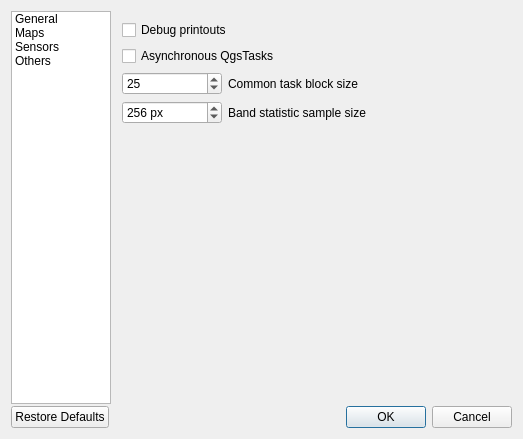
<?xml version="1.0" encoding="UTF-8"?>
<ui version="4.0">
 <class>Dialog</class>
 <widget class="QDialog" name="Dialog">
  <property name="geometry">
   <rect>
    <x>0</x>
    <y>0</y>
    <width>523</width>
    <height>439</height>
   </rect>
  </property>
  <property name="windowTitle">
   <string notr="true">Settings</string>
  </property>
  <property name="whatsThis">
   <string/>
  </property>
  <layout class="QVBoxLayout" name="verticalLayout">
   <property name="spacing">
    <number>2</number>
   </property>
   <item>
    <layout class="QHBoxLayout" name="horizontalLayout">
     <property name="spacing">
      <number>2</number>
     </property>
     <property name="topMargin">
      <number>0</number>
     </property>
     <item>
      <widget class="QListWidget" name="listWidget">
       <property name="maximumSize">
        <size>
         <width>100</width>
         <height>16777215</height>
        </size>
       </property>
       <item>
        <property name="text">
         <string>General</string>
        </property>
       </item>
       <item>
        <property name="text">
         <string>Maps</string>
        </property>
       </item>
       <item>
        <property name="text">
         <string>Sensors</string>
        </property>
       </item>
       <item>
        <property name="text">
         <string>Others</string>
        </property>
       </item>
      </widget>
     </item>
     <item>
      <widget class="QStackedWidget" name="stackedWidget">
       <property name="currentIndex">
        <number>3</number>
       </property>
       <widget class="QWidget" name="pageGeneral">
        <layout class="QVBoxLayout" name="verticalLayout_3">
         <property name="spacing">
          <number>2</number>
         </property>
         <property name="leftMargin">
          <number>2</number>
         </property>
         <property name="topMargin">
          <number>2</number>
         </property>
         <property name="rightMargin">
          <number>2</number>
         </property>
         <property name="bottomMargin">
          <number>2</number>
         </property>
         <item>
          <widget class="QScrollArea" name="scrollArea">
           <property name="widgetResizable">
            <bool>true</bool>
           </property>
           <widget class="QWidget" name="scrollAreaWidgetContents">
            <property name="geometry">
             <rect>
              <x>0</x>
              <y>0</y>
              <width>474</width>
              <height>380</height>
             </rect>
            </property>
            <layout class="QVBoxLayout" name="verticalLayout_5">
             <item>
              <widget class="QgsCollapsibleGroupBox" name="mGroupBox">
               <property name="minimumSize">
                <size>
                 <width>0</width>
                 <height>100</height>
                </size>
               </property>
               <property name="title">
                <string>Directories</string>
               </property>
               <layout class="QFormLayout" name="formLayout">
                <item row="0" column="0">
                 <widget class="QLabel" name="label_6">
                  <property name="text">
                   <string>Screenshots</string>
                  </property>
                 </widget>
                </item>
                <item row="0" column="1">
                 <widget class="QgsFileWidget" name="mFileWidgetScreenshots">
                  <property name="fileWidgetButtonVisible">
                   <bool>true</bool>
                  </property>
                 </widget>
                </item>
                <item row="1" column="0">
                 <widget class="QLabel" name="label_7">
                  <property name="text">
                   <string>Raster Sources</string>
                  </property>
                 </widget>
                </item>
                <item row="1" column="1">
                 <widget class="QgsFileWidget" name="mFileWidgetRasterSources"/>
                </item>
                <item row="2" column="0">
                 <widget class="QLabel" name="label_8">
                  <property name="text">
                   <string>Vector Sources</string>
                  </property>
                 </widget>
                </item>
                <item row="2" column="1">
                 <widget class="QgsFileWidget" name="mFileWidgetVectorSources"/>
                </item>
               </layout>
              </widget>
             </item>
             <item>
              <widget class="QgsCollapsibleGroupBox" name="mGroupBox_2">
               <property name="minimumSize">
                <size>
                 <width>0</width>
                 <height>0</height>
                </size>
               </property>
               <property name="title">
                <string>Data Loading</string>
               </property>
               <layout class="QFormLayout" name="formLayout_2">
                <item row="0" column="0">
                 <widget class="QLabel" name="label">
                  <property name="text">
                   <string>Date-Time Precission</string>
                  </property>
                 </widget>
                </item>
                <item row="0" column="1">
                 <widget class="QComboBox" name="cbDateTimePrecission">
                  <property name="toolTip">
                   <string>Defines the accuracy with which source images of same sensor but different time stamps are combined into the same image group.</string>
                  </property>
                  <property name="whatsThis">
                   <string>Selects the precission used to extract time stamps from raster meta data.</string>
                  </property>
                 </widget>
                </item>
                <item row="1" column="0">
                 <widget class="QLabel" name="label_10">
                  <property name="text">
                   <string>Sensor/Product Matching</string>
                  </property>
                 </widget>
                </item>
                <item row="1" column="1">
                 <widget class="QCheckBox" name="cbSensorMatchingPxDims">
                  <property name="enabled">
                   <bool>false</bool>
                  </property>
                  <property name="text">
                   <string>Pixel Dimensions</string>
                  </property>
                  <property name="checkable">
                   <bool>true</bool>
                  </property>
                  <property name="checked">
                   <bool>true</bool>
                  </property>
                 </widget>
                </item>
                <item row="2" column="1">
                 <widget class="QCheckBox" name="cbSensorMatchingWavelength">
                  <property name="text">
                   <string>Wavelength</string>
                  </property>
                 </widget>
                </item>
                <item row="3" column="1">
                 <widget class="QCheckBox" name="cbSensorMatchingSensorName">
                  <property name="text">
                   <string>Sensor Name</string>
                  </property>
                 </widget>
                </item>
               </layout>
              </widget>
             </item>
             <item>
              <spacer name="verticalSpacer">
               <property name="orientation">
                <enum>Qt::Vertical</enum>
               </property>
               <property name="sizeHint" stdset="0">
                <size>
                 <width>50</width>
                 <height>72</height>
                </size>
               </property>
              </spacer>
             </item>
            </layout>
           </widget>
          </widget>
         </item>
        </layout>
       </widget>
       <widget class="QWidget" name="pageMaps">
        <layout class="QFormLayout" name="formLayout_4">
         <property name="horizontalSpacing">
          <number>2</number>
         </property>
         <property name="verticalSpacing">
          <number>2</number>
         </property>
         <property name="leftMargin">
          <number>2</number>
         </property>
         <property name="topMargin">
          <number>2</number>
         </property>
         <property name="rightMargin">
          <number>2</number>
         </property>
         <property name="bottomMargin">
          <number>2</number>
         </property>
         <item row="0" column="0">
          <widget class="QLabel" name="label_3">
           <property name="text">
            <string>Canvas Size</string>
           </property>
          </widget>
         </item>
         <item row="0" column="1">
          <layout class="QHBoxLayout" name="horizontalLayout_2">
           <property name="spacing">
            <number>2</number>
           </property>
           <property name="topMargin">
            <number>0</number>
           </property>
           <item>
            <widget class="QLabel" name="label_4">
             <property name="text">
              <string>width</string>
             </property>
            </widget>
           </item>
           <item>
            <widget class="QSpinBox" name="sbMapSizeX">
             <property name="suffix">
              <string>px</string>
             </property>
             <property name="minimum">
              <number>10</number>
             </property>
             <property name="maximum">
              <number>999999</number>
             </property>
             <property name="singleStep">
              <number>25</number>
             </property>
             <property name="value">
              <number>300</number>
             </property>
            </widget>
           </item>
           <item>
            <widget class="QLabel" name="label_5">
             <property name="text">
              <string>height</string>
             </property>
            </widget>
           </item>
           <item>
            <widget class="QSpinBox" name="sbMapSizeY">
             <property name="suffix">
              <string>px</string>
             </property>
             <property name="minimum">
              <number>10</number>
             </property>
             <property name="maximum">
              <number>999999</number>
             </property>
             <property name="singleStep">
              <number>25</number>
             </property>
             <property name="value">
              <number>300</number>
             </property>
            </widget>
           </item>
           <item>
            <spacer name="horizontalSpacer">
             <property name="orientation">
              <enum>Qt::Horizontal</enum>
             </property>
             <property name="sizeHint" stdset="0">
              <size>
               <width>40</width>
               <height>20</height>
              </size>
             </property>
            </spacer>
           </item>
          </layout>
         </item>
         <item row="1" column="0">
          <widget class="QLabel" name="label_9">
           <property name="text">
            <string>Background</string>
           </property>
          </widget>
         </item>
         <item row="1" column="1">
          <widget class="QgsColorButton" name="mCanvasColorButton">
           <property name="maximumSize">
            <size>
             <width>75</width>
             <height>16777215</height>
            </size>
           </property>
          </widget>
         </item>
         <item row="2" column="0">
          <widget class="QLabel" name="label_11">
           <property name="text">
            <string>Text</string>
           </property>
          </widget>
         </item>
         <item row="2" column="1">
          <widget class="QgsFontButton" name="mMapTextFormatButton">
           <property name="styleSheet">
            <string notr="true">);</string>
           </property>
          </widget>
         </item>
         <item row="3" column="0">
          <widget class="QLabel" name="label_2">
           <property name="text">
            <string>Update intervall</string>
           </property>
          </widget>
         </item>
         <item row="3" column="1">
          <widget class="QSpinBox" name="sbMapRefreshIntervall">
           <property name="maximumSize">
            <size>
             <width>75</width>
             <height>16777215</height>
            </size>
           </property>
           <property name="toolTip">
            <string>Intervall to check if updates are available for map canvases, e.g. to render new layers or apply renderer changes.</string>
           </property>
           <property name="suffix">
            <string>msec</string>
           </property>
           <property name="minimum">
            <number>100</number>
           </property>
           <property name="maximum">
            <number>10000</number>
           </property>
           <property name="singleStep">
            <number>250</number>
           </property>
           <property name="value">
            <number>500</number>
           </property>
          </widget>
         </item>
        </layout>
       </widget>
       <widget class="QWidget" name="pageSensors">
        <layout class="QVBoxLayout" name="verticalLayout_2">
         <property name="spacing">
          <number>2</number>
         </property>
         <property name="leftMargin">
          <number>2</number>
         </property>
         <property name="topMargin">
          <number>2</number>
         </property>
         <property name="rightMargin">
          <number>2</number>
         </property>
         <property name="bottomMargin">
          <number>2</number>
         </property>
         <item>
          <widget class="QGroupBox" name="groupBox">
           <property name="title">
            <string>Sensor Names</string>
           </property>
           <layout class="QVBoxLayout" name="verticalLayout_4">
            <property name="spacing">
             <number>2</number>
            </property>
            <property name="leftMargin">
             <number>2</number>
            </property>
            <property name="topMargin">
             <number>2</number>
            </property>
            <property name="rightMargin">
             <number>2</number>
            </property>
            <property name="bottomMargin">
             <number>2</number>
            </property>
            <item>
             <layout class="QHBoxLayout" name="horizontalLayout_3">
              <property name="topMargin">
               <number>0</number>
              </property>
              <item>
               <spacer name="horizontalSpacer_2">
                <property name="orientation">
                 <enum>Qt::Horizontal</enum>
                </property>
                <property name="sizeHint" stdset="0">
                 <size>
                  <width>40</width>
                  <height>20</height>
                 </size>
                </property>
               </spacer>
              </item>
              <item>
               <widget class="QToolButton" name="btnReloadSensorSettings">
                <property name="text">
                 <string>Reload</string>
                </property>
                <property name="icon">
                 <iconset resource="../../../QGIS/images/images.qrc">
                  <normaloff>:/images/themes/default/mActionReload.svg</normaloff>:/images/themes/default/mActionReload.svg</iconset>
                </property>
                <property name="autoRaise">
                 <bool>true</bool>
                </property>
               </widget>
              </item>
              <item>
               <widget class="QToolButton" name="btnDeleteSelectedSensors">
                <property name="text">
                 <string>Clear</string>
                </property>
                <property name="icon">
                 <iconset resource="../../../QGIS/images/images.qrc">
                  <normaloff>:/images/themes/default/mActionDeleteSelected.svg</normaloff>:/images/themes/default/mActionDeleteSelected.svg</iconset>
                </property>
                <property name="autoRaise">
                 <bool>true</bool>
                </property>
               </widget>
              </item>
             </layout>
            </item>
            <item>
             <widget class="QTableView" name="tableViewSensorSettings">
              <property name="styleSheet">
               <string notr="true"/>
              </property>
              <property name="sortingEnabled">
               <bool>true</bool>
              </property>
             </widget>
            </item>
           </layout>
          </widget>
         </item>
        </layout>
       </widget>
       <widget class="QWidget" name="pageOthers">
        <layout class="QFormLayout" name="formLayout_3">
         <item row="0" column="0" colspan="2">
          <widget class="QCheckBox" name="cbDebug">
           <property name="text">
            <string>Debug printouts</string>
           </property>
          </widget>
         </item>
         <item row="5" column="0">
          <widget class="QgsSpinBox" name="sbBandStatsSampleSize">
           <property name="minimumSize">
            <size>
             <width>100</width>
             <height>22</height>
            </size>
           </property>
           <property name="suffix">
            <string> px</string>
           </property>
           <property name="prefix">
            <string/>
           </property>
           <property name="minimum">
            <number>25</number>
           </property>
           <property name="maximum">
            <number>64000</number>
           </property>
           <property name="value">
            <number>256</number>
           </property>
          </widget>
         </item>
         <item row="5" column="1">
          <widget class="QLabel" name="label_12">
           <property name="text">
            <string>Band statistic sample size</string>
           </property>
          </widget>
         </item>
         <item row="2" column="0" colspan="2">
          <widget class="QCheckBox" name="cbAsyncQgsTasks">
           <property name="text">
            <string>Asynchronous QgsTasks</string>
           </property>
          </widget>
         </item>
         <item row="4" column="0">
          <widget class="QgsSpinBox" name="sbQgsTaskBlockSize">
           <property name="minimumSize">
            <size>
             <width>100</width>
             <height>22</height>
            </size>
           </property>
           <property name="suffix">
            <string/>
           </property>
           <property name="prefix">
            <string/>
           </property>
           <property name="minimum">
            <number>1</number>
           </property>
           <property name="maximum">
            <number>64000</number>
           </property>
           <property name="value">
            <number>25</number>
           </property>
          </widget>
         </item>
         <item row="4" column="1">
          <widget class="QLabel" name="label_13">
           <property name="text">
            <string>Common task block size</string>
           </property>
          </widget>
         </item>
        </layout>
       </widget>
      </widget>
     </item>
    </layout>
   </item>
   <item>
    <widget class="QDialogButtonBox" name="buttonBox">
     <property name="orientation">
      <enum>Qt::Horizontal</enum>
     </property>
     <property name="standardButtons">
      <set>QDialogButtonBox::Cancel|QDialogButtonBox::Ok|QDialogButtonBox::RestoreDefaults</set>
     </property>
    </widget>
   </item>
  </layout>
  <action name="actionRefreshSensorList">
   <property name="icon">
    <iconset resource="../../../QGIS/images/images.qrc">
     <normaloff>:/images/themes/default/mActionReload.svg</normaloff>:/images/themes/default/mActionReload.svg</iconset>
   </property>
   <property name="text">
    <string>RefreshSensorList</string>
   </property>
  </action>
  <action name="actionDeleteSelectedSensors">
   <property name="icon">
    <iconset resource="../../../QGIS/images/images.qrc">
     <normaloff>:/images/themes/default/mActionDeleteSelected.svg</normaloff>:/images/themes/default/mActionDeleteSelected.svg</iconset>
   </property>
   <property name="text">
    <string>DeleteSelectedSensors</string>
   </property>
  </action>
 </widget>
 <customwidgets>
  <customwidget>
   <class>QgsCollapsibleGroupBox</class>
   <extends>QGroupBox</extends>
   <header>qgscollapsiblegroupbox.h</header>
   <container>1</container>
  </customwidget>
  <customwidget>
   <class>QgsColorButton</class>
   <extends>QToolButton</extends>
   <header>qgscolorbutton.h</header>
   <container>1</container>
  </customwidget>
  <customwidget>
   <class>QgsFileWidget</class>
   <extends>QWidget</extends>
   <header>qgsfilewidget.h</header>
  </customwidget>
  <customwidget>
   <class>QgsFontButton</class>
   <extends>QToolButton</extends>
   <header>qgsfontbutton.h</header>
  </customwidget>
  <customwidget>
   <class>QgsSpinBox</class>
   <extends>QSpinBox</extends>
   <header>qgsspinbox.h</header>
  </customwidget>
 </customwidgets>
 <resources>
  <include location="../../../QGIS/images/images.qrc"/>
 </resources>
 <connections>
  <connection>
   <sender>buttonBox</sender>
   <signal>accepted()</signal>
   <receiver>Dialog</receiver>
   <slot>accept()</slot>
   <hints>
    <hint type="sourcelabel">
     <x>236</x>
     <y>316</y>
    </hint>
    <hint type="destinationlabel">
     <x>157</x>
     <y>274</y>
    </hint>
   </hints>
  </connection>
  <connection>
   <sender>buttonBox</sender>
   <signal>rejected()</signal>
   <receiver>Dialog</receiver>
   <slot>reject()</slot>
   <hints>
    <hint type="sourcelabel">
     <x>304</x>
     <y>316</y>
    </hint>
    <hint type="destinationlabel">
     <x>286</x>
     <y>274</y>
    </hint>
   </hints>
  </connection>
  <connection>
   <sender>listWidget</sender>
   <signal>currentRowChanged(int)</signal>
   <receiver>stackedWidget</receiver>
   <slot>setCurrentIndex(int)</slot>
   <hints>
    <hint type="sourcelabel">
     <x>48</x>
     <y>87</y>
    </hint>
    <hint type="destinationlabel">
     <x>135</x>
     <y>79</y>
    </hint>
   </hints>
  </connection>
 </connections>
</ui>
